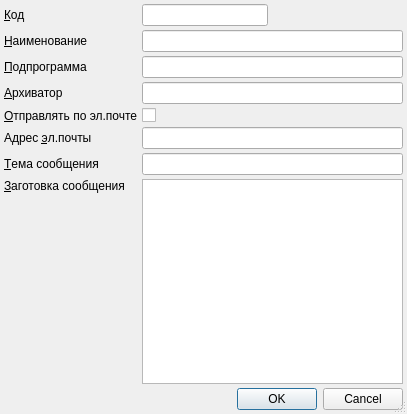
<?xml version="1.0" encoding="UTF-8"?>
<ui version="4.0">
 <class>ItemEditorDialog</class>
 <widget class="QDialog" name="ItemEditorDialog">
  <property name="geometry">
   <rect>
    <x>0</x>
    <y>0</y>
    <width>407</width>
    <height>414</height>
   </rect>
  </property>
  <property name="windowTitle">
   <string>ChangeMe!</string>
  </property>
  <property name="sizeGripEnabled">
   <bool>true</bool>
  </property>
  <layout class="QGridLayout">
   <property name="margin">
    <number>4</number>
   </property>
   <property name="spacing">
    <number>4</number>
   </property>
   <item row="9" column="0" colspan="3">
    <widget class="QDialogButtonBox" name="buttonBox">
     <property name="orientation">
      <enum>Qt::Horizontal</enum>
     </property>
     <property name="standardButtons">
      <set>QDialogButtonBox::Cancel|QDialogButtonBox::Ok</set>
     </property>
    </widget>
   </item>
   <item row="0" column="2">
    <spacer>
     <property name="orientation">
      <enum>Qt::Horizontal</enum>
     </property>
     <property name="sizeHint" stdset="0">
      <size>
       <width>131</width>
       <height>20</height>
      </size>
     </property>
    </spacer>
   </item>
   <item row="0" column="1">
    <widget class="QLineEdit" name="edtCode">
     <property name="maxLength">
      <number>8</number>
     </property>
    </widget>
   </item>
   <item row="1" column="1" colspan="2">
    <widget class="QLineEdit" name="edtName">
     <property name="maxLength">
      <number>64</number>
     </property>
    </widget>
   </item>
   <item row="1" column="0">
    <widget class="QLabel" name="lblName">
     <property name="text">
      <string>&amp;Наименование</string>
     </property>
     <property name="buddy">
      <cstring>edtName</cstring>
     </property>
    </widget>
   </item>
   <item row="0" column="0">
    <widget class="QLabel" name="lblCode">
     <property name="text">
      <string>&amp;Код</string>
     </property>
     <property name="buddy">
      <cstring>edtCode</cstring>
     </property>
    </widget>
   </item>
   <item row="2" column="0">
    <widget class="QLabel" name="lblProg">
     <property name="text">
      <string>&amp;Подпрограмма</string>
     </property>
     <property name="buddy">
      <cstring>edtProg</cstring>
     </property>
    </widget>
   </item>
   <item row="2" column="1" colspan="2">
    <widget class="QLineEdit" name="edtProg">
     <property name="maxLength">
      <number>128</number>
     </property>
    </widget>
   </item>
   <item row="3" column="1" colspan="2">
    <widget class="QLineEdit" name="edtPreferentArchiver">
     <property name="maxLength">
      <number>128</number>
     </property>
    </widget>
   </item>
   <item row="3" column="0">
    <widget class="QLabel" name="lblPreferentArchiver">
     <property name="text">
      <string>&amp;Архиватор</string>
     </property>
     <property name="buddy">
      <cstring>edtPreferentArchiver</cstring>
     </property>
    </widget>
   </item>
   <item row="4" column="1" colspan="2">
    <widget class="QCheckBox" name="chkEmailRequired">
     <property name="text">
      <string/>
     </property>
    </widget>
   </item>
   <item row="4" column="0">
    <widget class="QLabel" name="lblEmailRequired">
     <property name="text">
      <string>&amp;Отправлять по эл.почте</string>
     </property>
     <property name="buddy">
      <cstring>chkEmailRequired</cstring>
     </property>
    </widget>
   </item>
   <item row="5" column="0">
    <widget class="QLabel" name="lblEmailTo">
     <property name="text">
      <string>Aдрес &amp;эл.почты</string>
     </property>
     <property name="buddy">
      <cstring>edtEmailTo</cstring>
     </property>
    </widget>
   </item>
   <item row="5" column="1" colspan="2">
    <widget class="QLineEdit" name="edtEmailTo">
     <property name="maxLength">
      <number>64</number>
     </property>
    </widget>
   </item>
   <item row="6" column="0">
    <widget class="QLabel" name="lblSubject">
     <property name="toolTip">
      <string>используйте {Name}
для подстановки
значения параметра
Name</string>
     </property>
     <property name="text">
      <string>&amp;Тема сообщения</string>
     </property>
     <property name="buddy">
      <cstring>edtSubject</cstring>
     </property>
    </widget>
   </item>
   <item row="6" column="1" colspan="2">
    <widget class="QLineEdit" name="edtSubject">
     <property name="maxLength">
      <number>128</number>
     </property>
    </widget>
   </item>
   <item row="7" column="0">
    <widget class="QLabel" name="lblMessage">
     <property name="toolTip">
      <string>используйте {Name}
для подстановки
значения параметра
Name</string>
     </property>
     <property name="text">
      <string>&amp;Заготовка сообщения</string>
     </property>
     <property name="alignment">
      <set>Qt::AlignLeading|Qt::AlignLeft|Qt::AlignTop</set>
     </property>
     <property name="buddy">
      <cstring>edtMessage</cstring>
     </property>
    </widget>
   </item>
   <item row="7" column="1" rowspan="2" colspan="2">
    <widget class="QTextEdit" name="edtMessage"/>
   </item>
   <item row="8" column="0">
    <spacer name="verticalSpacer">
     <property name="orientation">
      <enum>Qt::Vertical</enum>
     </property>
     <property name="sizeHint" stdset="0">
      <size>
       <width>20</width>
       <height>40</height>
      </size>
     </property>
    </spacer>
   </item>
  </layout>
 </widget>
 <tabstops>
  <tabstop>edtCode</tabstop>
  <tabstop>edtName</tabstop>
  <tabstop>edtProg</tabstop>
  <tabstop>edtPreferentArchiver</tabstop>
  <tabstop>chkEmailRequired</tabstop>
  <tabstop>edtEmailTo</tabstop>
  <tabstop>edtSubject</tabstop>
  <tabstop>edtMessage</tabstop>
  <tabstop>buttonBox</tabstop>
 </tabstops>
 <resources/>
 <connections>
  <connection>
   <sender>buttonBox</sender>
   <signal>accepted()</signal>
   <receiver>ItemEditorDialog</receiver>
   <slot>accept()</slot>
   <hints>
    <hint type="sourcelabel">
     <x>162</x>
     <y>406</y>
    </hint>
    <hint type="destinationlabel">
     <x>121</x>
     <y>284</y>
    </hint>
   </hints>
  </connection>
  <connection>
   <sender>buttonBox</sender>
   <signal>rejected()</signal>
   <receiver>ItemEditorDialog</receiver>
   <slot>reject()</slot>
   <hints>
    <hint type="sourcelabel">
     <x>242</x>
     <y>406</y>
    </hint>
    <hint type="destinationlabel">
     <x>293</x>
     <y>284</y>
    </hint>
   </hints>
  </connection>
 </connections>
</ui>
